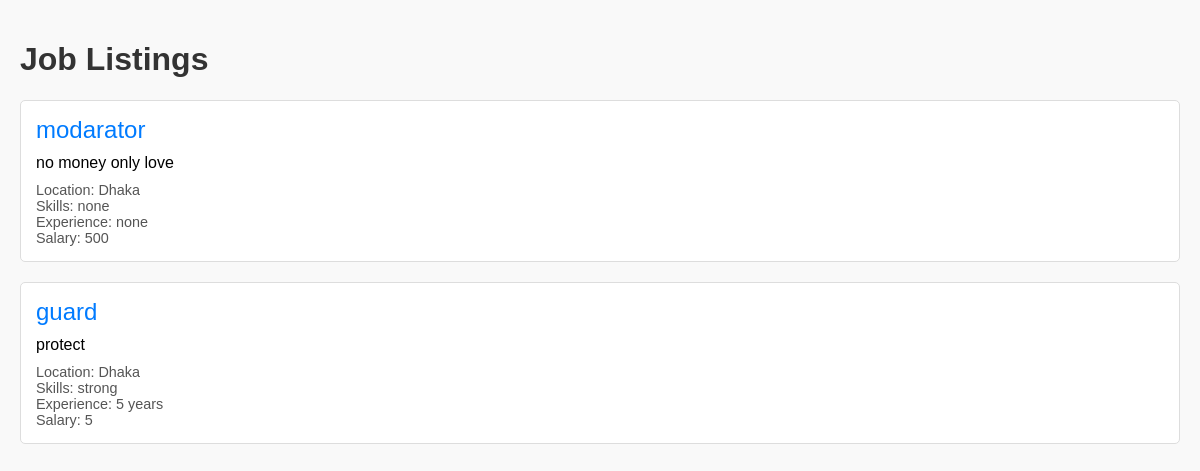
Screenshot of /tester.php?location=Dhaka with the database file from the repository.
### tables this page shows
CREATE TABLE `job` (
  `job_id` int(5) NOT NULL,
  `company_id` int(5) DEFAULT NULL,
  `title` varchar(50) NOT NULL,
  `description` varchar(1000) NOT NULL,
  `location` varchar(50) NOT NULL,
  `required_skill` varchar(200) NOT NULL,
  `required_experience` varchar(200) NOT NULL,
  `salary` int(10) NOT NULL,
  `posted_date` date NOT NULL
);

### tester.php (the view, shortened to what this page needs)
<!DOCTYPE html>
<html lang="en">
<head>
</head>
<body>
    <h1>Job Listings</h1>
    <div class="job-listings">
        <?php
        $db_server = "localhost";
        $db_name = "jobsite";
        $db_password = "";
        $db_username = "root";
        $conn = mysqli_connect($db_server, $db_username, $db_password, $db_name);
        $location = $_GET['location'] ?? '';
        $sql = "SELECT * FROM job WHERE 1=1";
        if (!empty($location)) {
            $sql .= " AND location LIKE '%$location%'";
        }
        $result = mysqli_query($conn, $sql);
        while ($row = mysqli_fetch_array($result)) {
            echo '<div class="job-listing">';
            echo '<div class="job-title">' . htmlspecialchars($row['title']) . '</div>';
            echo '<div class="job-description">' . htmlspecialchars($row['description']) . '</div>';
            echo '<div class="job-details">Location: ' . htmlspecialchars($row['location']) . '<br>';
            echo 'Skills: ' . htmlspecialchars($row['required_skill']) . '<br>';
            echo 'Experience: ' . htmlspecialchars($row['required_experience']) . '<br>';
            echo 'Salary: ' . htmlspecialchars($row['salary']) . '</div>';
            echo '</div>';
        }
        ?>
    </div>
</body>
</html>

### tester.php (style rules this page uses)
body { font-family: Arial, sans-serif; margin: 0; padding: 20px; background-color: #f9f9f9; }
h1 { color: #333; }
.job-listing { border: 1px solid #ddd; border-radius: 5px; padding: 15px; margin-bottom: 20px; background-color: #fff; }
.job-title { font-size: 1.5em; color: #007BFF; }
.job-description { margin: 10px 0; }
.job-details { font-size: 0.9em; color: #555; }

### rows the page displays
job: title "modarator", description "no money only love", location "Dhaka", required_skill "none", required_experience "none", salary "500"
job: title "guard", description "protect", location "Dhaka", required_skill "strong", required_experience "5 years", salary "5"
